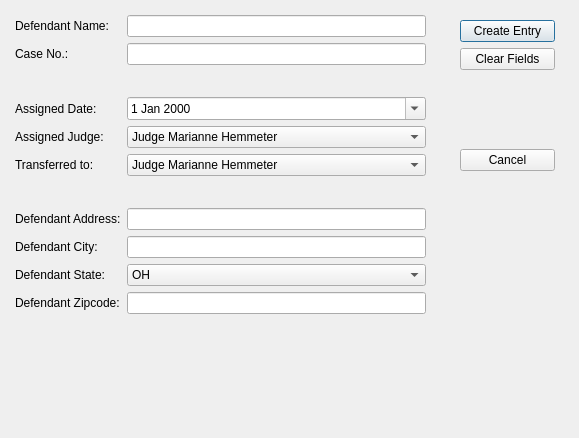
<?xml version="1.0" encoding="UTF-8"?>
<ui version="4.0">
 <class>TransferEntryDialog</class>
 <widget class="QDialog" name="TransferEntryDialog">
  <property name="geometry">
   <rect>
    <x>0</x>
    <y>0</y>
    <width>579</width>
    <height>438</height>
   </rect>
  </property>
  <property name="windowTitle">
   <string>Transfer Entry Dialog</string>
  </property>
  <widget class="QWidget" name="layoutWidget_2">
   <property name="geometry">
    <rect>
     <x>460</x>
     <y>20</y>
     <width>95</width>
     <height>151</height>
    </rect>
   </property>
   <layout class="QVBoxLayout" name="verticalLayout">
    <item>
     <widget class="QPushButton" name="pushButton">
      <property name="text">
       <string>Create Entry</string>
      </property>
     </widget>
    </item>
    <item>
     <widget class="QPushButton" name="pushButton_2">
      <property name="text">
       <string>Clear Fields</string>
      </property>
     </widget>
    </item>
    <item>
     <spacer name="verticalSpacer">
      <property name="orientation">
       <enum>Qt::Vertical</enum>
      </property>
      <property name="sizeHint" stdset="0">
       <size>
        <width>20</width>
        <height>58</height>
       </size>
      </property>
     </spacer>
    </item>
    <item>
     <widget class="QPushButton" name="pushButton_3">
      <property name="text">
       <string>Cancel</string>
      </property>
     </widget>
    </item>
   </layout>
  </widget>
  <widget class="QWidget" name="layoutWidget">
   <property name="geometry">
    <rect>
     <x>10</x>
     <y>10</y>
     <width>421</width>
     <height>421</height>
    </rect>
   </property>
   <layout class="QFormLayout" name="formLayout">
    <property name="leftMargin">
     <number>5</number>
    </property>
    <property name="topMargin">
     <number>5</number>
    </property>
    <property name="rightMargin">
     <number>5</number>
    </property>
    <property name="bottomMargin">
     <number>5</number>
    </property>
    <item row="0" column="0">
     <widget class="QLabel" name="label">
      <property name="text">
       <string>Defendant Name:</string>
      </property>
     </widget>
    </item>
    <item row="0" column="1">
     <widget class="QLineEdit" name="defendant_name"/>
    </item>
    <item row="1" column="0">
     <widget class="QLabel" name="label_2">
      <property name="text">
       <string>Case No.:</string>
      </property>
     </widget>
    </item>
    <item row="1" column="1">
     <widget class="QLineEdit" name="case_no"/>
    </item>
    <item row="2" column="0">
     <spacer name="horizontalSpacer">
      <property name="orientation">
       <enum>Qt::Horizontal</enum>
      </property>
      <property name="sizeHint" stdset="0">
       <size>
        <width>40</width>
        <height>20</height>
       </size>
      </property>
     </spacer>
    </item>
    <item row="2" column="1">
     <spacer name="horizontalSpacer_4">
      <property name="orientation">
       <enum>Qt::Horizontal</enum>
      </property>
      <property name="sizeHint" stdset="0">
       <size>
        <width>40</width>
        <height>20</height>
       </size>
      </property>
     </spacer>
    </item>
    <item row="3" column="0">
     <widget class="QLabel" name="label_5">
      <property name="text">
       <string>Assigned Date:</string>
      </property>
     </widget>
    </item>
    <item row="3" column="1">
     <widget class="QDateEdit" name="assigned_date">
      <property name="calendarPopup">
       <bool>true</bool>
      </property>
      <property name="date">
       <date>
        <year>2000</year>
        <month>1</month>
        <day>1</day>
       </date>
      </property>
     </widget>
    </item>
    <item row="4" column="0">
     <widget class="QLabel" name="label_3">
      <property name="text">
       <string>Assigned Judge:</string>
      </property>
     </widget>
    </item>
    <item row="4" column="1">
     <widget class="QComboBox" name="assigned_judge">
      <item>
       <property name="text">
        <string>Judge Marianne Hemmeter</string>
       </property>
      </item>
      <item>
       <property name="text">
        <string>Judge Kyle Rohrer</string>
       </property>
      </item>
     </widget>
    </item>
    <item row="5" column="0">
     <widget class="QLabel" name="label_4">
      <property name="text">
       <string>Transferred to:</string>
      </property>
     </widget>
    </item>
    <item row="5" column="1">
     <widget class="QComboBox" name="transferred_judge">
      <item>
       <property name="text">
        <string>Judge Marianne Hemmeter</string>
       </property>
      </item>
      <item>
       <property name="text">
        <string>Judge Kyle Rohrer</string>
       </property>
      </item>
     </widget>
    </item>
    <item row="6" column="0">
     <spacer name="horizontalSpacer_2">
      <property name="orientation">
       <enum>Qt::Horizontal</enum>
      </property>
      <property name="sizeHint" stdset="0">
       <size>
        <width>40</width>
        <height>20</height>
       </size>
      </property>
     </spacer>
    </item>
    <item row="6" column="1">
     <spacer name="horizontalSpacer_3">
      <property name="orientation">
       <enum>Qt::Horizontal</enum>
      </property>
      <property name="sizeHint" stdset="0">
       <size>
        <width>40</width>
        <height>20</height>
       </size>
      </property>
     </spacer>
    </item>
    <item row="7" column="0">
     <widget class="QLabel" name="label_6">
      <property name="text">
       <string>Defendant Address:</string>
      </property>
     </widget>
    </item>
    <item row="8" column="0">
     <widget class="QLabel" name="label_7">
      <property name="text">
       <string>Defendant City:</string>
      </property>
     </widget>
    </item>
    <item row="9" column="0">
     <widget class="QLabel" name="label_8">
      <property name="text">
       <string>Defendant State:</string>
      </property>
     </widget>
    </item>
    <item row="10" column="0">
     <widget class="QLabel" name="label_9">
      <property name="text">
       <string>Defendant Zipcode:</string>
      </property>
     </widget>
    </item>
    <item row="7" column="1">
     <widget class="QLineEdit" name="defendant_address"/>
    </item>
    <item row="8" column="1">
     <widget class="QLineEdit" name="defendant_city"/>
    </item>
    <item row="10" column="1">
     <widget class="QLineEdit" name="defendant_zipcode"/>
    </item>
    <item row="9" column="1">
     <widget class="QComboBox" name="defendant_state">
      <item>
       <property name="text">
        <string>OH</string>
       </property>
      </item>
      <item>
       <property name="text">
        <string>MI</string>
       </property>
      </item>
      <item>
       <property name="text">
        <string>PA</string>
       </property>
      </item>
      <item>
       <property name="text">
        <string>IN</string>
       </property>
      </item>
     </widget>
    </item>
   </layout>
  </widget>
 </widget>
 <tabstops>
  <tabstop>defendant_name</tabstop>
  <tabstop>case_no</tabstop>
  <tabstop>assigned_date</tabstop>
  <tabstop>assigned_judge</tabstop>
  <tabstop>transferred_judge</tabstop>
  <tabstop>defendant_address</tabstop>
  <tabstop>defendant_city</tabstop>
  <tabstop>defendant_state</tabstop>
  <tabstop>defendant_zipcode</tabstop>
  <tabstop>pushButton</tabstop>
  <tabstop>pushButton_2</tabstop>
  <tabstop>pushButton_3</tabstop>
 </tabstops>
 <resources/>
 <connections>
  <connection>
   <sender>pushButton</sender>
   <signal>clicked()</signal>
   <receiver>TransferEntryDialog</receiver>
   <slot>create_entry()</slot>
   <hints>
    <hint type="sourcelabel">
     <x>488</x>
     <y>21</y>
    </hint>
    <hint type="destinationlabel">
     <x>529</x>
     <y>7</y>
    </hint>
   </hints>
  </connection>
  <connection>
   <sender>pushButton_2</sender>
   <signal>clicked()</signal>
   <receiver>defendant_name</receiver>
   <slot>clear()</slot>
   <hints>
    <hint type="sourcelabel">
     <x>520</x>
     <y>76</y>
    </hint>
    <hint type="destinationlabel">
     <x>364</x>
     <y>26</y>
    </hint>
   </hints>
  </connection>
  <connection>
   <sender>pushButton_2</sender>
   <signal>clicked()</signal>
   <receiver>case_no</receiver>
   <slot>clear()</slot>
   <hints>
    <hint type="sourcelabel">
     <x>466</x>
     <y>67</y>
    </hint>
    <hint type="destinationlabel">
     <x>377</x>
     <y>54</y>
    </hint>
   </hints>
  </connection>
  <connection>
   <sender>pushButton_3</sender>
   <signal>clicked()</signal>
   <receiver>TransferEntryDialog</receiver>
   <slot>reject()</slot>
   <hints>
    <hint type="sourcelabel">
     <x>485</x>
     <y>151</y>
    </hint>
    <hint type="destinationlabel">
     <x>526</x>
     <y>136</y>
    </hint>
   </hints>
  </connection>
  <connection>
   <sender>pushButton_2</sender>
   <signal>clicked()</signal>
   <receiver>defendant_address</receiver>
   <slot>clear()</slot>
   <hints>
    <hint type="sourcelabel">
     <x>538</x>
     <y>70</y>
    </hint>
    <hint type="destinationlabel">
     <x>413</x>
     <y>217</y>
    </hint>
   </hints>
  </connection>
  <connection>
   <sender>pushButton_2</sender>
   <signal>clicked()</signal>
   <receiver>defendant_city</receiver>
   <slot>clear()</slot>
   <hints>
    <hint type="sourcelabel">
     <x>546</x>
     <y>78</y>
    </hint>
    <hint type="destinationlabel">
     <x>415</x>
     <y>243</y>
    </hint>
   </hints>
  </connection>
  <connection>
   <sender>pushButton_2</sender>
   <signal>clicked()</signal>
   <receiver>defendant_zipcode</receiver>
   <slot>clear()</slot>
   <hints>
    <hint type="sourcelabel">
     <x>496</x>
     <y>79</y>
    </hint>
    <hint type="destinationlabel">
     <x>423</x>
     <y>301</y>
    </hint>
   </hints>
  </connection>
 </connections>
 <slots>
  <slot>create_entry()</slot>
 </slots>
</ui>
